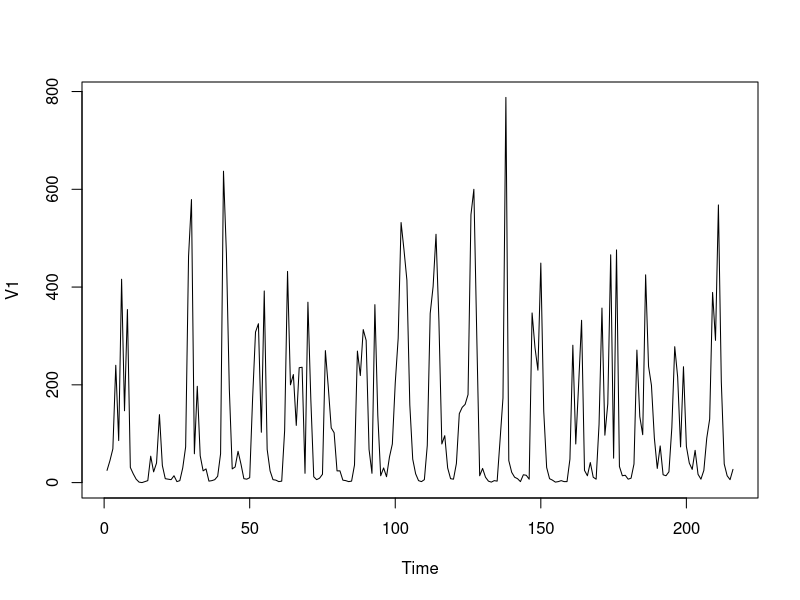
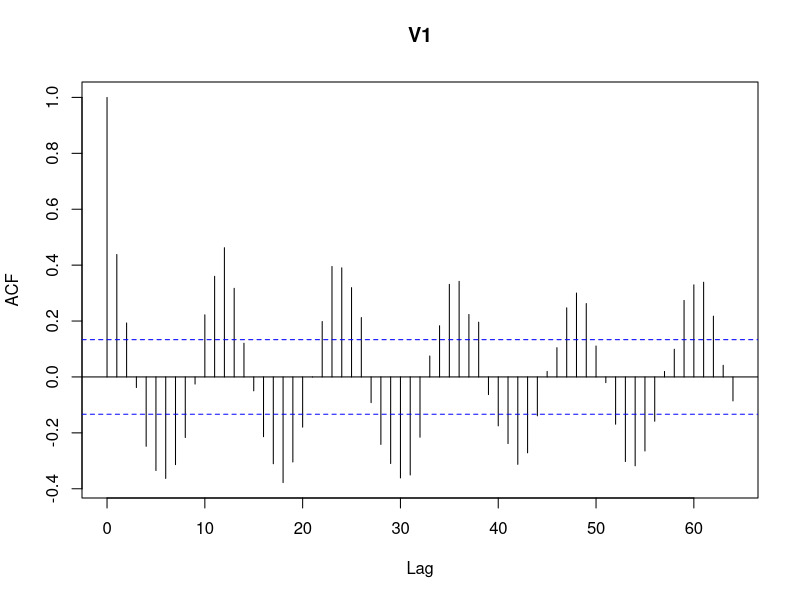
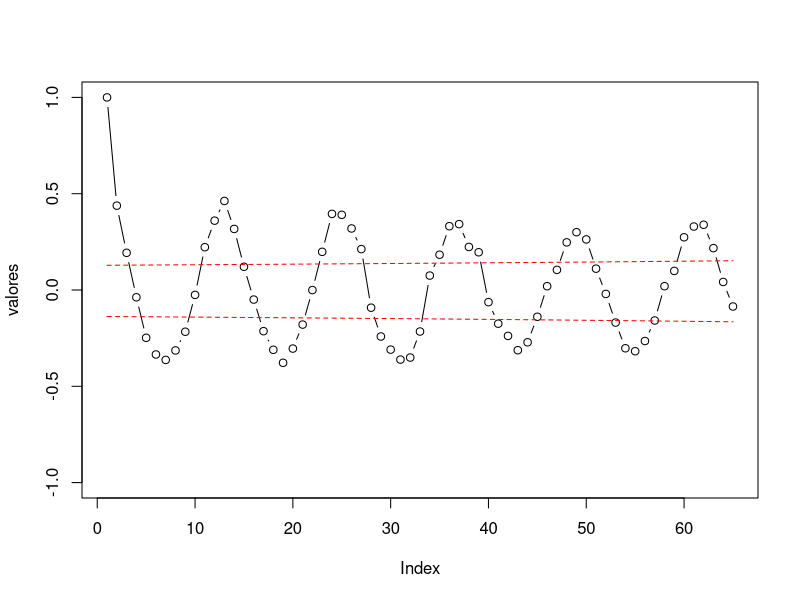
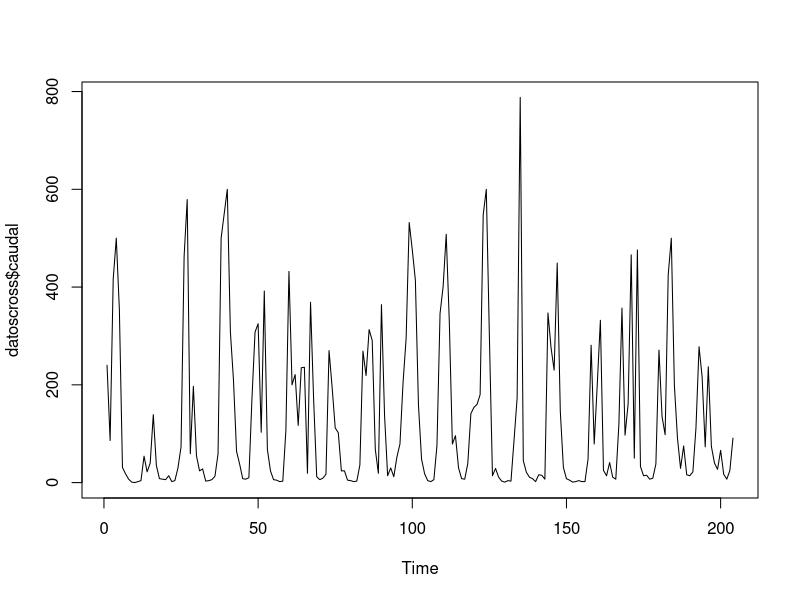
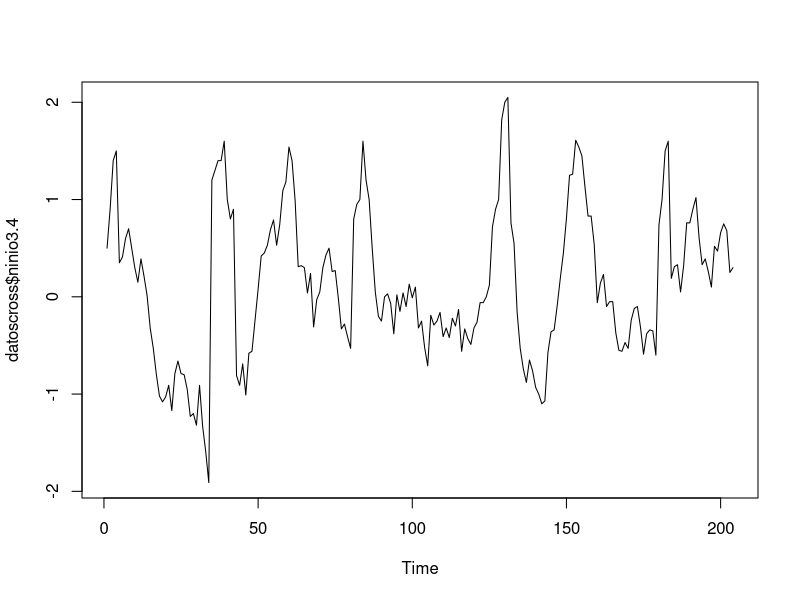
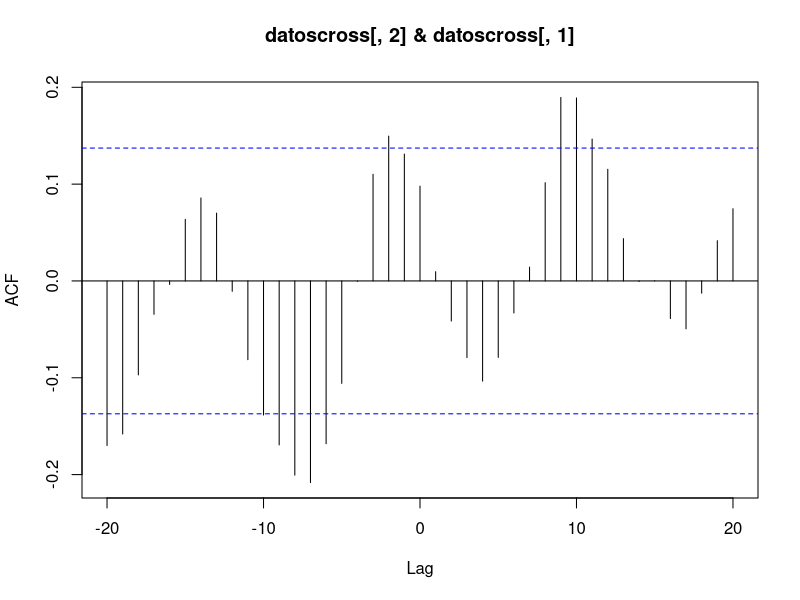

Here is the R script that generated these plots, in order:
#Auto-correlacion y correlacion cruzada

rm(list=ls())
#graphics.off()
#cat("\014") 
#print('setear directorio')
#setwd("/media/usuario/datos/Nati/Docencia/Metodos_estadisticos/2019/Clases_Practicas/Clase_Auto_corr/") 
datos<-read.table('cavecreek.txt')
head(datos)
plot.ts(datos)
#NECESITA UNA SERIE, UNA SOLA
#NO LE IMPORTA EL PASO TEMPORAL, ESO HAY QUE CONOCERLO DE ANTEMANO
#
#definir k (lag max) hasta el 30% de los datos
#Autocorrelacion
resul<- acf(datos,type="correlation",plot=T,lag.max=3*length(datos[,1])/10)

str(resul)

########
#p>alfa no puedo rechazar h0
#p>alfa rechazo h0
#######
########LO MISMO PERO A MANO PARA MODIFICAR EL NIVEL DE SIGNIFICANCIA#################
valores<-resul$acf
N<-length(datos[,1])

# asi hace la acf las bandas de significancia qnorm((1 + 0.95)/2)/sqrt(x$n.used)
#pensado para dos colas con 95% de significancia


rkpos<-rep(NA,length(valores))
rkneg<-rep(NA,length(valores))

ci=0.95 #defino el nivel de confianza entre 0 y 1
for(k in 0:(length(valores)-1)){
  
    rkpos[k+1]<- (-1+qnorm((1 + ci)/2)*sqrt(N-k-1))/(N-k)
 
    rkneg[k+1]<- (-1-qnorm((1 + ci)/2)*sqrt(N-k-1))/(N-k) 

}



plot(valores,ylim=c(-1,1),type="b")
lines(rkpos,lty=2,col='red')
lines(rkneg,lty=2,col='red')


########  AUTOCORRELACION CRUZADA#######
####### cross correlacion
###datos simulados a modo de ejemplo de caudal y ninio 3.4 para estudiar su relacion
datoscross<-read.table('pruebacross.txt',head=FALSE)
head(datoscross)
colnames(datoscross)<-c('caudal','ninio3.4')
#DETERMINAR LA VARIABLE DEPENDIENTE X Y LA INDEPENDIENTE
plot.ts(datoscross$caudal)
plot.ts(datoscross$ninio3.4)
#EN ESTE CASO LOS NEGATIVOS NO TIENEN SENTIDO FISICO
#LOS NEGATIVOS SERIE LA CORRELACION DEL CAUDAL CONTRA LA DEL NINIO3.4
cc1<-ccf(datoscross[,2],datoscross[,1],plot=TRUE) 
#LCERO R DE PERSON

